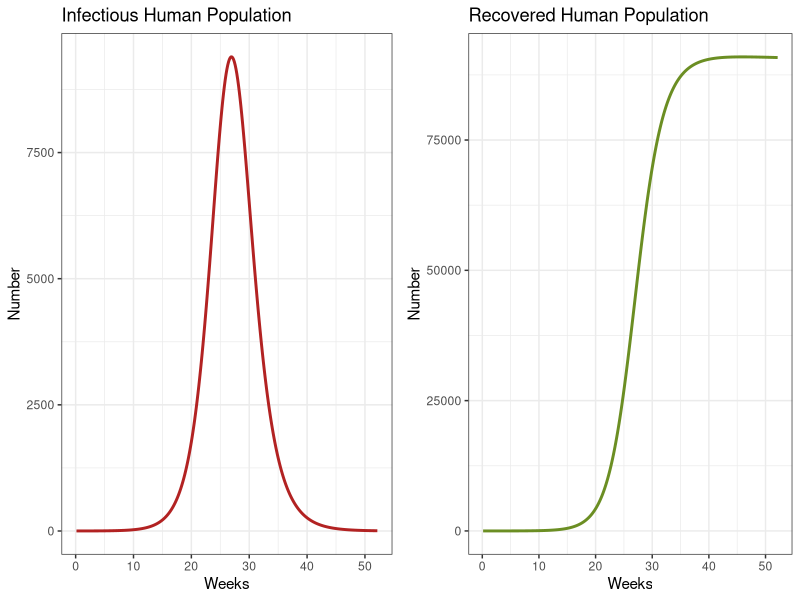
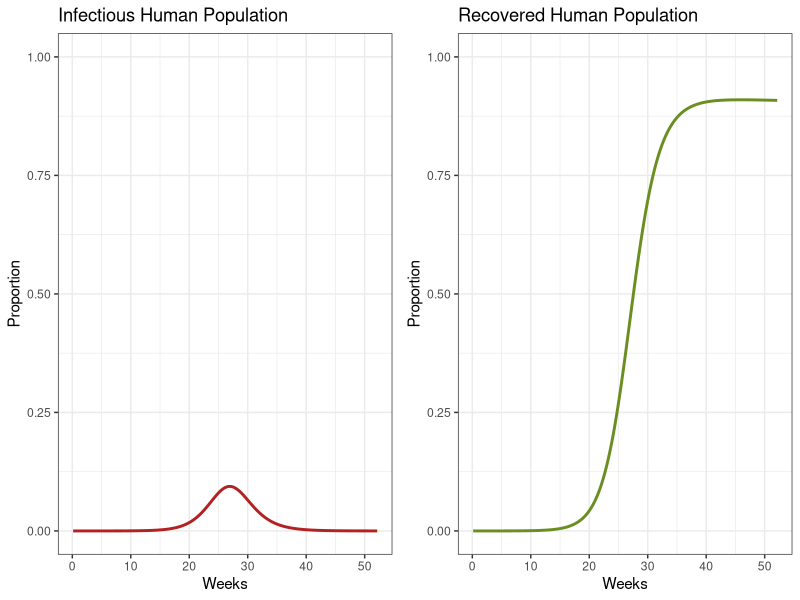
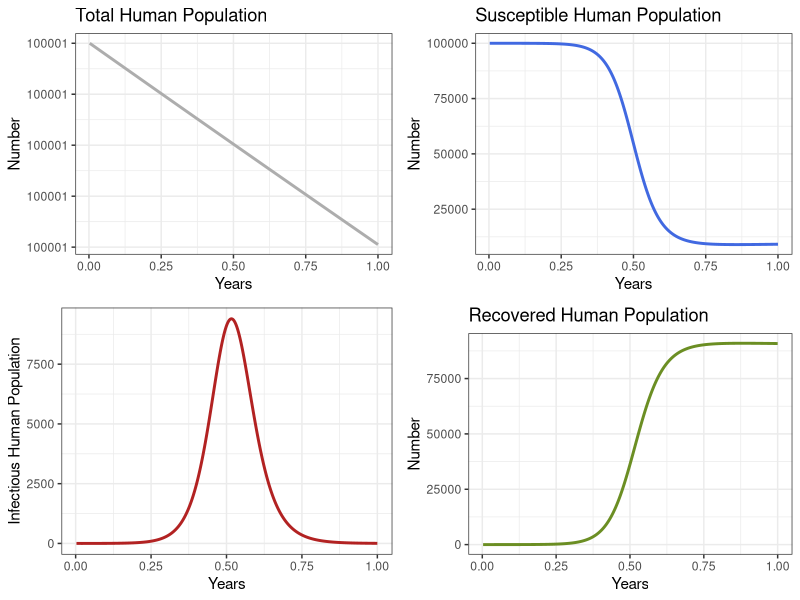
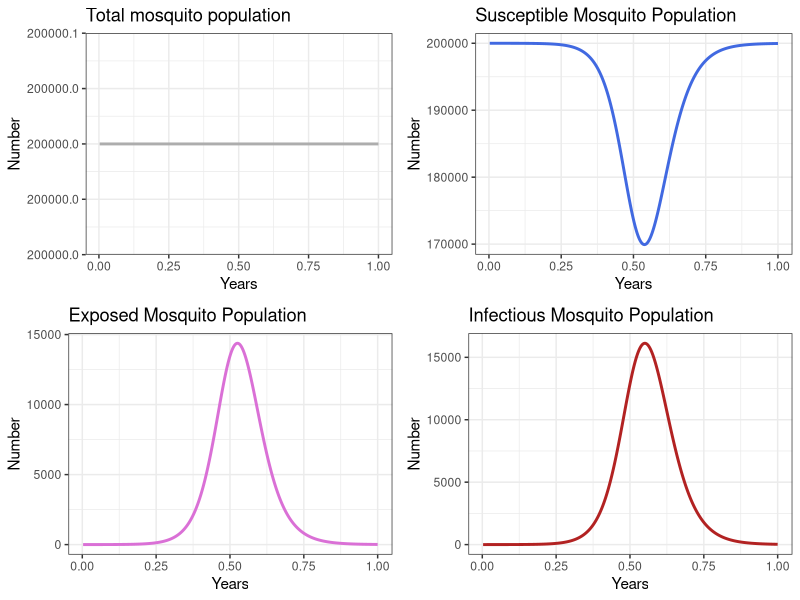
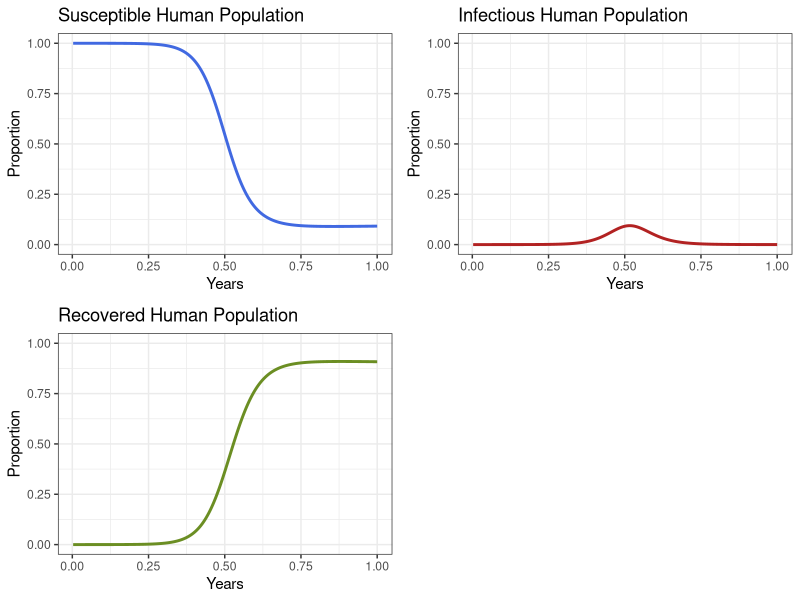

These charts were generated, in order, by the following R code:
## ---- chunk 1
#Versión última modificación 21/10/2022
full_version <- TRUE
## ---- chunk 2
# Load the deSolve package for solving differential equations
library(deSolve)  

# Load the tidyverse package for data manipulation and visualization
library(tidyverse)  

# Load the cowplot package for enhanced plot layout and customization
library(cowplot)

## ---- chunk 3

# Parameter List 
Lv <- 10                # Life expectancy of mosquitoes (in days)
Lh <- 50 * 365          # Life expectancy of humans (in days)
IPh <- 7                # Infectious period in humans (in days)
IPv <- 6                # Infectious period in mosquitoes (in days)
EIP <- 8.4              # Extrinsic incubation period in adult mosquitoes (in days)
muv <- 1 / Lv           # Per capita mortality rate of mosquito population (1/Lv)
muh <- 1 / Lh           # Per capita mortality rate of the human population (1/Lh)
alphav <- muv           # Per capita birth rate of the mosquito population. For now, we will assume that it is the same as the mortality rate.
alphah <- muh           # Per capita birth rate of the human population.  For now, we will assume that it is the same as the mortality rate
gamma <- 1 / IPh        # Recovery rate in humans (1/IPh)
delta <- 1 / EIP        # Extrinsic incubation rate (1/EIP)
Nh <- 100000            # Number of humans. For this exercise, we suggest 100,000 humans. You can change this if you want according to the city you chose to model.
m <- 2                  # Density of female mosquitoes per human
Nv <- m * Nh            # Number of mosquitoes (m * Nh)
R0 <- 3                 # Basic Reproduction Number
ph <- 0.7               # Probability of transmission from an infectious mosquito to a susceptible human after a bite.
pv <- 0.7               # Probability of transmission from an infectious human to a susceptible mosquito after a bite.
b <- sqrt((R0 * muv * (muv + delta) * (muh + gamma)) / 
         (m * ph * pv * delta))  # Biting rate
betah <- ph * b         # Coefficient of transmission from an infectious mosquito to a susceptible human after a bite (ph * b)
betav <- pv * b         # Coefficient of transmission from an infectious human to a susceptible mosquito after a bite (pv * b)
TIME <- 1               # Number of years to be simulated. For this exercise, we will start with the first year of the epidemic.

## ---- chunk 4

# Simple Deterministic Model (FUN)
zika_model <- function(time, state_variable, parameters) {
  
  with(as.list(c(state_variable, parameters)), # local environment to evaluate derivatives
       {
         # Humans
         dSh   <-  alphah * Nh - betah * (Iv/Nh) * Sh - muh * Sh
         dIh   <-  betah * (Iv/Nh) * Sh  - (gamma + muh) * Ih
         dRh   <-  gamma * Ih  - muh * Rh

         # Mosquitoes
         dSv   <-  alphav * Nv - betav * (Ih/Nh) * Sv - muv * Sv
         dEv   <-  betav * (Ih/Nh) * Sv - (delta + muv)* Ev
         dIv   <-  delta * Ev - muv * Iv

         dx    <- c(dSh, dIh, dRh, dSv, dEv, dIv)
        list(c(dSh, dIh, dRh, dSv, dEv, dIv))
       }
  )
}
## ---- chunk 5
# Sequence of times (times)
time <- seq(1, 365 * TIME , by = 1)
# Parameters (parms)
parameters <- c(
  muv      = muv,
  muh      = muh,
  alphav   = alphav,
  alphah   = alphah,
  gamma    = gamma,
  delta    = delta,
  betav    = betav,
  betah    = betah,
  Nh       = Nh,
  Nv       = Nv
)
## ---- chunk 6
# Initial conditions of the system (y)

start <- c(Sh = Nh,        # Population of susceptible humans before the start of the epidemic
           Ih = 0,        # Population of infectious humans before the start of the epidemic
           Rh = 0,        # Population of humans recovered before the start of the epidemic
           Sv = Nv,        # Population of susceptible mosquitoes before the start of the epidemic
           Ev = 0,        # Population of mosquitoes exposed before the start of the epidemic
           Iv = 0)        # Population of infectious mosquitoes before the start of the epidemic


## ---- chunk 7
# Solution
out <- ode(y = start , 
              times = time  ,   
              fun = zika_model ,   
              parms = parameters  
) %>%
  as.data.frame() # Convert to data frame
## ---- chunk 8
# Initial conditions at the beginning of the epidemic

start <- c(Sh = Nh,   # Initial population of susceptible humans
           Ih = 1,    # First infectious human case at the start of the epidemic
           Rh = 0,    # No recovered humans at the beginning
           Sv = Nv,   # Initial population of susceptible mosquitoes
           Ev = 0,    # No exposed mosquitoes at the start of the epidemic
           Iv = 0)    # No infectious mosquitoes at the beginning
## ---- chunk 9
out <- ode(y = start , 
              times = time  ,   
              fun = zika_model ,   
              parms = parameters  
) %>%
  as.data.frame() # Convert to data frame
## ---- chunk 10
# Convert the times from days to years and weeks, respectively
out$years <- out$time/365
out$weeks <- out$time/7
## ---- chunk 11
# Review the first epidemic
p1e <- ggplot(data = out, aes(y = Ih, x = weeks)) +
  geom_line(color='firebrick', linewidth=1) +
  labs(title = "Infectious Human Population", x = "Weeks", y = "Number") +
  theme_bw() 

p2e <- ggplot(data = out, aes(y = Rh, x = weeks)) +
  geom_line(color='olivedrab', linewidth=1)+
  labs(title = 'Recovered Human Population', x= "Weeks", y= "Number") +
  theme_bw() 

plot_grid(p1e, p2e) # comparison graph of the infectious human population and recovered human population graph
## ---- chunk 12
# Review the first epidemic with proportions
p1e <- ggplot(data = out, aes(y = Ih/(Sh+Ih+Rh), x = weeks)) +
  geom_line(color='firebrick', linewidth=1) +
  labs(title = "Infectious Human Population", x = "Weeks", y = "Proportion") +
  theme_bw() +
  coord_cartesian(ylim = c(0,1)) # graph of infectious human population

p2e <- ggplot(data = out, aes(y = Rh/(Sh+Ih+Rh), x = weeks)) +
  geom_line(color='olivedrab', linewidth=1)+
  labs(title = 'Recovered Human Population', x= "Weeks", y= "Proportion") +
  theme_bw() +
  coord_cartesian(ylim = c(0,1)) # graph of recovered human population}

plot_grid(p1e, p2e) # comparison graph of the infectious human population and recovered human population graph
## ---- chunk 13
 # Examine the behavior of the model for 100 years
p1h <- ggplot(data = out, aes(y = (Rh + Ih + Sh), x = years)) +
  geom_line(color='grey68', linewidth=1) +
  labs(title = 'Total Human Population', x = "Years", y = "Number") +
  theme_bw()
p2h <- ggplot(data = out, aes(y = Sh, x = years)) +
  geom_line(color='royalblue', linewidth=1)+
  labs(title = 'Susceptible Human Population', x = "Years", y = "Number") +
  theme_bw()
p3h <- ggplot(data = out, aes(y = Ih, x = years)) +
  geom_line(color='firebrick', linewidth=1) +
  labs(y = 'Infectious Human Population', x = "Years", y = "Number") +
  theme_bw()
p4h <- ggplot(data = out, aes(y = Rh, x = years)) +
  geom_line(color='olivedrab', linewidth=1)+
  labs(title = 'Recovered Human Population' , x = "Years", y = "Number") +
  theme_bw()


plot_grid(p1h, p2h, p3h, p4h, ncol = 2)

## ---- chunk 14
# Examine the behavior of the model
p1v <- ggplot(data = out, aes(y = (Sv + Ev + Iv), x = years)) +
  geom_line(color='grey68', linewidth=1) +
  labs(title = 'Total mosquito population', x = "Years", y = "Number")+
  theme_bw()
p2v <- ggplot(data = out, aes(y = Sv, x = years)) +
  geom_line(color='royalblue', linewidth=1) +
  labs(title = 'Susceptible Mosquito Population', x = "Years", y = "Number") +
  theme_bw()
p3v <- ggplot(data = out, aes(y = Ev, x = years)) +
  geom_line(color='orchid', linewidth=1) +
  labs(title = 'Exposed Mosquito Population', x = "Years", y = "Number") +
  theme_bw()
p4v <- ggplot(data = out, aes(y = Iv, x = years)) +
  geom_line(color='firebrick', linewidth=1) +
  labs(title = 'Infectious Mosquito Population', x = "Years", y = "Number") +
  theme_bw()


plot_grid(p1v, p2v, p3v, p4v, ncol = 2)


## ---- chunk 15
#Proportions
p1 <- ggplot(data = out, aes(y = Sh/(Sh+Ih+Rh), x = years)) +
  geom_line(color='royalblue', linewidth=1)+
  ggtitle('Susceptible human population') +
  labs(title = "Susceptible Human Population", x = "Years", y = "Proportion") +
	theme_bw() +
  coord_cartesian(ylim = c(0, 1))
p2 <- ggplot(data = out, aes(y = Ih/(Sh+Ih+Rh), x = years)) +
  geom_line(color='firebrick', linewidth=1) +
  labs(title = "Infectious Human Population", x = "Years", y = "Proportion") +
	theme_bw() +
  coord_cartesian(ylim = c(0, 1))
p3 <- ggplot(data = out, aes(y = Rh/(Sh+Ih+Rh), x = years)) +
  geom_line(color='olivedrab', linewidth=1) +
  labs(title = "Recovered Human Population", x = "Years", y = "Proportion") +
	theme_bw() +
  coord_cartesian(ylim = c(0, 1))


plot_grid(p1, p2, p3, ncol = 2)  
